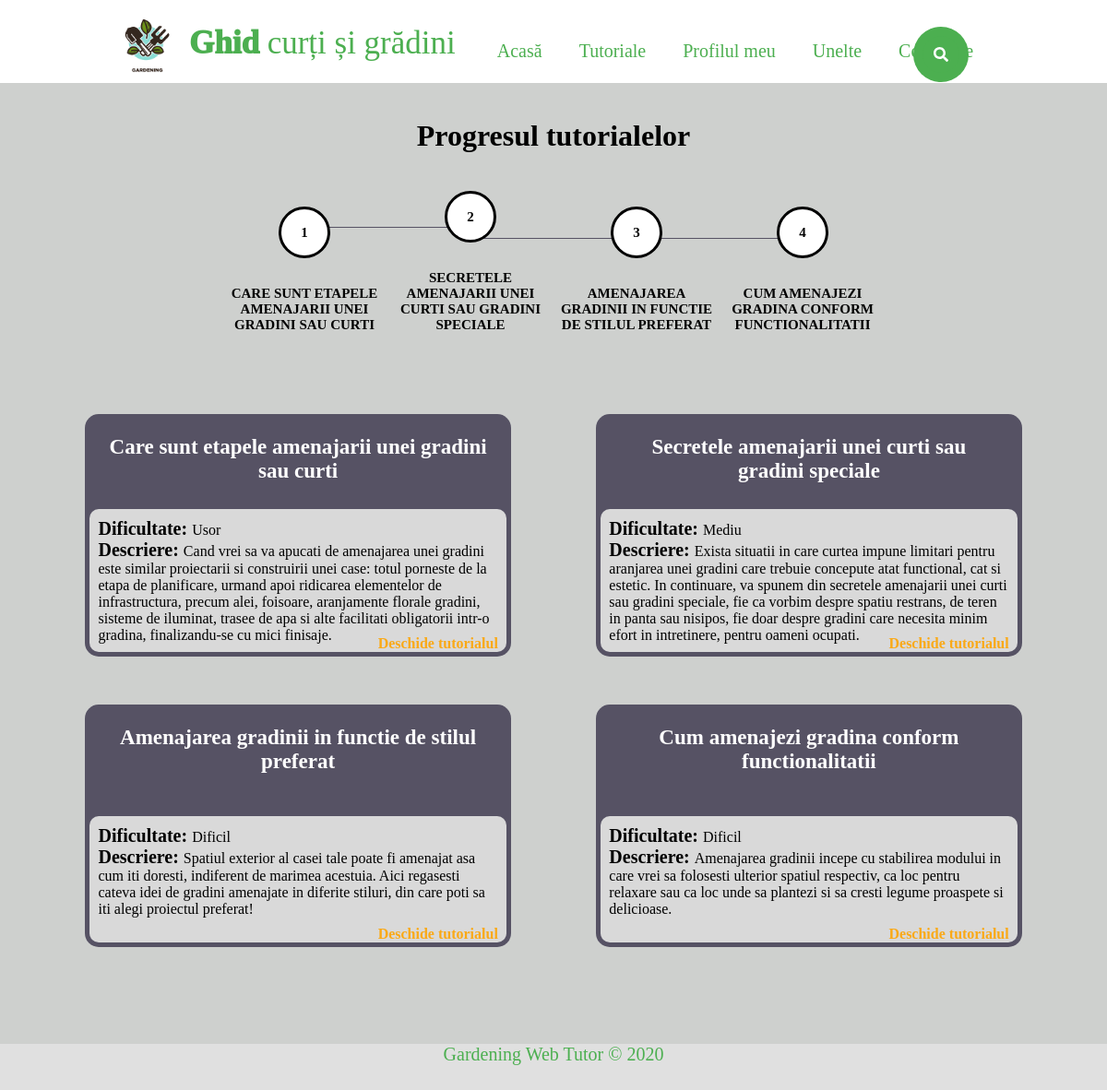
The page /php/tutoriale.php on the database its author committed.
### tables this page shows
CREATE TABLE `tutorials` (
  `tutorialID` int(11) NOT NULL,
  `title` varchar(100) NOT NULL,
  `description` varchar(500) NOT NULL,
  `difficulty` varchar(20) NOT NULL,
  `quizID` int(11) NOT NULL
);

### php/tutoriale.php (the view, shortened to what this page needs)
<?php
require "header.php";
?>
<head>
    <link rel="stylesheet" type="text/css" href="../style/tutoriale.css">
</head>
<?php
require 'dbconnection.php';
?>
<body>
<div class="content">
    <div class="container">
      <h1>Progresul tutorialelor</h1>
      <ul class="progressbar" id="progress">
  <?php
  $userID = 1;
  for ($i = 1; $i < 5; $i++){
    $title = mysqli_query($conn, "select title from tutorials where quizID = $i");
    $title = mysqli_fetch_array($title);
    $title = $title["title"];
    $rezultate = mysqli_query($conn, "select score from quizresults where quizID = $i and userID = $userID");
    if (mysqli_num_rows($rezultate) == 0) {
      echo "<li class = \"progressbar_begin\">".$title."</li>";
    }
    else{
    $rezultate = mysqli_fetch_array($rezultate);
    $rezultate = $rezultate["score"];
    if ($rezultate > 0 && $rezultate < 3){
      echo "<li class = \"progressbar_inprogress\">".$title."</li>";
      }
    elseif ($rezultate >= 3){
      echo "<li class = \"progressbar_finished\">".$title."</li>";
      }
    }
  }
  ?>
      </ul>
    </div>
    <div class="grid-container">
      <div class="t1 tutorial">
        <div class="Nume">
          <p>Care sunt etapele amenajarii unei gradini sau curti</p>
        </div>
        <div class="Continut continutstyle">
          <ul>
            <li><span class="textdeco">Dificultate: </span>Usor</li>
            <li><span class="textdeco">Descriere: </span>Cand vrei sa va apucati de amenajarea unei gradini este similar
              proiectarii si construirii unei case:
              totul porneste de la etapa de planificare, urmand apoi ridicarea elementelor de infrastructura, precum
              alei, foisoare, aranjamente florale gradini,
              sisteme de iluminat, trasee de apa si alte facilitati obligatorii intr-o gradina, finalizandu-se cu mici
              finisaje.
            </li>
            <li class="morebtn"><a href="./tutorial.php?tutorialID=1" class="morebtn">Deschide tutorialul</a>
          </ul>
        </div>
      </div>
      <div class="t4 tutorial">
        <div class="Nume">
          <p>Cum amenajezi gradina conform functionalitatii</p>
        </div>
        <div class="Continut continutstyle">
          <ul>
            <li><span class="textdeco">Dificultate: </span>Dificil</li>
            <li><span class="textdeco">Descriere: </span> Amenajarea gradinii incepe cu stabilirea modului in care vrei
              sa folosesti ulterior spatiul respectiv, ca loc pentru relaxare sau ca loc unde sa plantezi si sa cresti
              legume proaspete si delicioase.</li>
            <li class="morebtn"><a href="./tutorial.php?tutorialID=4" class="morebtn">Deschide tutorialul</a>
          </ul>
        </div>
      </div>
      <div class="t3 tutorial">
        <div class="Nume ">
          <p>Amenajarea gradinii in functie de stilul preferat</p>
        </div>
        <div class="Continut continutstyle">
          <ul>
            <li><span class="textdeco">Dificultate: </span>Dificil</li>
            <li><span class="textdeco">Descriere: </span> Spatiul exterior al casei tale poate fi amenajat asa cum iti
              doresti, indiferent de marimea acestuia. Aici regasesti cateva idei de gradini amenajate in diferite
              stiluri, din care poti sa iti alegi proiectul preferat! </li>
            <li class="morebtn"><a href="./tutorial.php?tutorialID=3" class="morebtn">Deschide tutorialul</a>
          </ul>
        </div>
      </div>
      <div class="t2 tutorial">
        <div class="Nume ">
          <p>Secretele amenajarii unei curti sau gradini speciale</p>
        </div>
        <div class="Continut continutstyle">
          <ul>
            <li><span class="textdeco"> Dificultate: </span> Mediu </li>
            <li><span class="textdeco">Descriere: </span>Exista situatii in care curtea impune limitari pentru aranjarea
              unei gradini care trebuie concepute atat functional, cat si estetic. In continuare, va spunem din
              secretele amenajarii unei curti sau gradini speciale, fie ca vorbim despre spatiu restrans, de teren in
              panta sau nisipos, fie doar despre gradini care necesita minim efort in intretinere, pentru oameni
              ocupati.</li>
            <li class="morebtn"><a href="./tutorial.php?tutorialID=2" class="morebtn">Deschide tutorialul</a>
          </ul>
        </div>
      </div>
    </div>
  </div>
</body>
<?php
require "footer.php";
?>

### style/home.css (style rules this page uses)
* { margin:0; padding: 0; list-style: none; text-decoration: none; }
body { max-width: 100%; margin:0; padding:0; background-color: #CED0CE; }

### style/tutoriale.css (style rules this page uses)
* { margin:0; padding: 0; list-style: none; text-decoration: none; }
body { max-width: 100%; margin:0; padding:0; background-color: #CED0CE; }
.grid-container { display: grid; grid-template-columns: 0.2fr 1fr 0.2fr 1fr 0.2fr; grid-template-rows: 0.5fr 0.5fr 2fr 0.5fr 0.5fr 2fr 1fr; grid-template-areas: ". . . . ." ". Nume . Nume ." ". Continut . Continut ." ". . . . ." ". Nume . Nume ." ". Continut . Continut ." ". . . . ."; }
.grid-container { display: grid; grid-template-columns: 0.2fr 1fr 0.2fr 1fr 0.2fr; grid-template-rows: 0.5fr 0.5fr 2fr 0.5fr 0.5fr 2fr 1fr; grid-template-areas: ". . . . ." ". t1 . t2 ." ". t1 . t2 ." ". . . . ." ". t3 . t4 ." ". t3 . t4 ." ". . . . ."; }
.Nume { grid-area: Nume; }
.Continut { grid-area: Continut; list-style: none; }
.t1 { display: grid; grid-template-columns: auto; grid-template-rows: auto; grid-template-areas: "Nume" "Continut"; grid-area: t1; }
.t2 { display: grid; grid-template-columns: auto; grid-template-rows: auto; grid-template-areas: "Nume" "Continut"; grid-area: t2; }
.t3 { display: grid; grid-template-columns: auto; grid-template-rows: auto; grid-template-areas: "Nume" "Continut"; grid-area: t3; }
.t4 { display: grid; grid-template-columns: auto; grid-template-rows: auto; grid-template-areas: "Nume" "Continut"; grid-area: t4; }
.continutstyle { position: relative; background-color: #d9d9d9; border-radius: 10px; margin: 5px; padding: 2%; }
.morebtn { text-align: right; color:#FAA916; position: absolute; right: 1%; bottom: 0px; width: 100%; font-weight: bold; }
.Continut span { font-size: 20px; }
.tutorial { text-align: left; background-color:#565264; border-radius: 15px; }
.tutorial p { font-weight: bold; text-align: center; font-size: 23px; color: white; padding: 1em; }
.textdeco { font-weight: bold; font-size: 10px; }
.container { width: 100%; margin-top: 30px; }
h1 { text-align: center; padding: 5px; }
.progressbar { counter-reset: step; text-align: center; margin-bottom: 0px; }
.progressbar li { list-style: none; display: inline-block; width: 15%; position: relative; text-align: center; color: black; font-weight: bold; text-transform: uppercase; font-size: 15px; margin-top:3%; margin-bottom: 3%; }
.progressbar li:before { content: counter(step); counter-increment: step; width: 50px; height: 50px; line-height : 50px; border: 3px; border-style: solid; border-color: black; border-radius: 100%; display: block; text-align: center; margin: 0 auto 30px auto; background-color: #fff; z-index: -1; }
.progressbar li:after { content: ""; position: absolute; width: 100%; height: 1px; background-color: #565264; top: 25%; left: -50%; z-index : -1; }
.progressbar li:first-child:after { content: none; }

### rows shown on the page
tutorials: title "CARE SUNT ETAPELE AMENAJARII UNEI GRADINI SAU CURTI"
tutorials: title "SECRETELE AMENAJARII UNEI CURTI SAU GRADINI SPECIALE"
tutorials: title "AMENAJAREA GRADINII IN FUNCTIE DE STILUL PREFERAT"
tutorials: title "CUM AMENAJEZI GRADINA CONFORM FUNCTIONALITATII"
